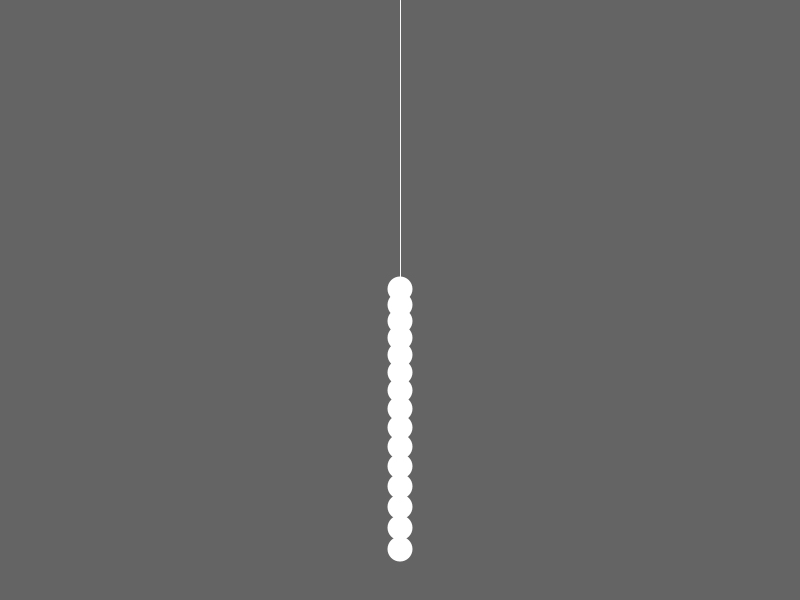
Frame 1 (no input)
Frame 60 (the mouse pressed at the canvas centre just before this capture): identical to frame 1, image omitted
Frame 120 (the mouse held since frame 60 and released just before this capture): identical to frame 1, image omitted

The Processing sketch that drew this single still picture (run headless with seeded random() and noise(); from frame 60 on, the mouse is pressed at the canvas centre):

// Processing sketch: processing_164477
// ── processing_164477.pde

//ICM - Week 4
//Craig Pickard, September 2014
//mathematical equations taken from 
//the pendulum class is for the most part adapted from Daniel Shiffmans 2005 example,
//but has been updating using PVectors.


//the program begins with the angle to the vertical, for each pendulum,
//equal to zero. Manually drag any of the pendulums to the desired starting angle

//notes for future versions:
// >> show counter for number of cycles of each pendulum
// display angle on screen as pendulums are lifted


Pendulum[] pendulums = new Pendulum[15]; //create an array of 15 pendulum objects
float gravity = 0.5; //set the gravitational constant
//float longestLength = 30; // set the length of the longest arm
float oscillations = 51; //set the number of oscillations the shortest pendulum completes
float cycle = 30; //number of seconds to complete a cycle
float frequency;


void setup(){
  size(800,600);
  background(0);
  smooth();
  
  //initialise the array of pendulum objects.  The second parameter of the new Pendulum
  //PVector sets the length each pendulum's arm.  The length of the  arm is a function of
  //the pendulum's frequency (This is what I'm having trouble with). So far I've got
  //Li = L(L/L + i)*(L/L + i), where L is the length of the longest arm. Which I derived from
 // the explanation found at- http://www.arborsci.com/cool/pendulum-wave-seems-like-magic-but-its-physics
  for(int i = 0; i < pendulums.length; i++){
    
    //L = frequency*frequency*gravity/4*PI*PI
    
    float thisFrequency = (oscillations-i)/cycle;
    float thisLength = (thisFrequency*thisFrequency*gravity)/(4*PI*PI);
    //float mappedLength = map(thisFrequency,0.004816274, 0.009150569, 0, height);
    
    pendulums[i] = new Pendulum(new PVector(width/2,0), thisLength*15000 ,gravity);
  //println("freq: " + thisFrequency, "length: " + thisLength);  
}


}

  void draw(){
background(100);
for (int i = 0; i < pendulums.length; i++){
pendulums[i].move();
}
  }
  
  void mousePressed(){
    for (int i = 0; i < pendulums.length; i++){
    pendulums[i].clicked(mouseX,mouseY);
    
    //this conditional statement allows you to lift a single pendulum
    //and all of the others move in the same line
    if(pendulums[i].lifting = true){
    pendulums[i].angle = pendulums[i].angle;
    }
  }
  }
  
  void mouseReleased(){
    //this function releases the pendulum when the mouse button is released
    for (int i = 0; i < pendulums.length; i++){
    pendulums[i].stopLifting();
  }
  }
  
  
class Pendulum {

  PVector position; //position of pendulum ball in 2d space
  PVector connectionPoint; //connecting point of pendulum arm (ie the ceiling)
  float period; //how long it takes to swing back and forth (measured in seconds)
  float frequency; //number of back-and-forth swings in a second
  float rodLength; // length of the pendulum's rod
  float gravity; //force of gravity
  float angle; //starting angle (from the vertical) of swing
  float angularVelocity; //the change in angle over time
  float angularAcceleration; //the change in angular velocity over time
  float diam; //diamter of the pendulum head
  float c; //fill colour of pendulum
  float airFriction; //an artificial variable to simulate air friction so the pendulums slow down over time
  boolean lifting = false;


    // period = 1/frequency and frequency = 1/period
    // period = 2*PI*sqrt(rodLength/gravity);
    // frequency = (sqrt(gravity/rodLength))/2*PI;
    // rodLength = gravity / (4*PI*PI*frequency*frequency);
    // velocity = sqrt((2*gravity*rodLength*(1-cos(angle))));


  Pendulum(PVector tempConnectionPoint, float tempRodLength, float tempGravity) {

    connectionPoint = tempConnectionPoint.get();
    rodLength = tempRodLength;
    gravity = tempGravity;
    angle = 0; //set initial angle to zero so that the pendulums are stationary at start of sketch

    float x = rodLength*sin(angle);
    float y = rodLength*cos(angle);

    position = new PVector(connectionPoint.x, connectionPoint.y);
    angularVelocity = 0.0f;
    angularAcceleration = 0.0f;
    airFriction = 1.0f; //the angularVelocity changes by this factor
    diam = 25.0f; //set diameter of pendulum


  }

  //methods

  void move() {
    display();
    lift();
    render();
  }

  void display() {
    if (!lifting) {
      angularAcceleration = (-1 * gravity / rodLength) * sin(angle); //angularAcceleration is determined by the ratio of gravity to rodLength
      angularVelocity += angularAcceleration; //the rate of change of angular velocity is determined by angularAcceleration
      angularVelocity *= airFriction; //reduce angular velocity by a factor determined by airFriction
      angle += angularVelocity; //change the angle at a rate set by angularVelocity
    }
    position.set(rodLength*sin(angle), rodLength*cos(angle));
    position.add(connectionPoint);
  }

  void render() {
    stroke(255, 50);
    //draw the rod
    line(connectionPoint.x, connectionPoint.y, position.x, position.y);
    ellipseMode(CENTER);
 //   fill(200);
   // if (lifting) {
      fill(255);
      noStroke();
      ellipse(position.x, position.y, diam, diam);
  //  }
  }


  void clicked(int mx, int my) {
    float d = dist(mx, my, position.x, position.y);
    if (d < diam/2) {
      lifting = true;
    }
  }

  void stopLifting() {
    lifting = false;
  }

  void lift() {
    if (lifting) {
      PVector diff = PVector.sub(connectionPoint, new PVector(mouseX, mouseY));
      angle = atan2(-1*diff.y, diff.x) - radians(90);
    }
  }
}
